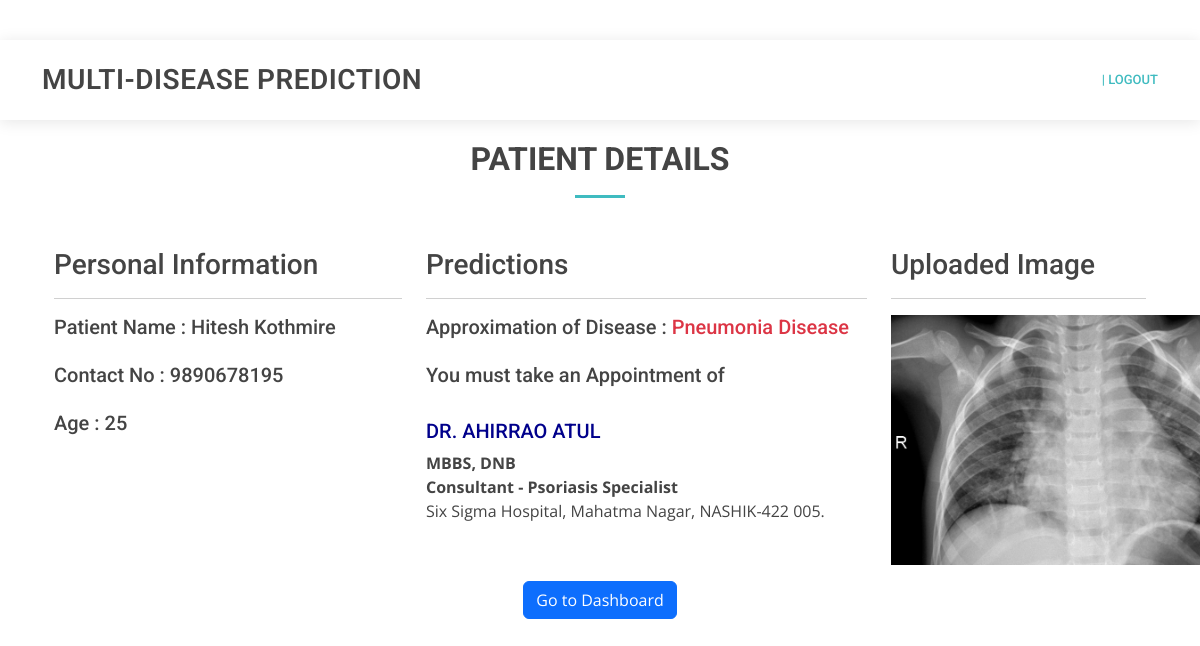
The app's page /result_mri (signed in) with its own data.
### app/models.py (models this page shows, shortened)
class mri_patient_data(models.Model):
    patient_first_name = models.CharField(max_length=50)
    patient_last_name = models.CharField(max_length=50)
    patient_contact = models.PositiveIntegerField()
    patient_age = models.PositiveIntegerField()
    uploaded_mri = models.ImageField()
    prediction = models.CharField(max_length=50)
    doctor = models.CharField(max_length=500)
    date = models.DateField()

class doctors_data(models.Model):
    doctor_name = models.CharField(max_length=50)
    education = models.CharField(max_length=200)
    consultant = models.CharField(max_length=200)
    disease = models.CharField(max_length=50)
    hospital_name = models.CharField(max_length=500)

### app/views.py (the view)
# urls.py: path("result_mri", views.result_mri, name= "result_mri"),
@login_required(login_url="log_in")
@cache_control(no_cache = True, must_revalidate = True, no_store = True)
def result_mri(request):
    doctor_data = doctors_data.objects.all()
    patient_data = mri_patient_data.objects.last()
    context = {
        'fname': request.user.first_name,
        'patient_data' : patient_data,
        'doctor_data' : doctor_data,
    }
    return render(request, "result_mri.html", context)

### templates/result_mri.html (shortened to what this page needs)
{% extends 'base.html' %}
{% block body %}
{% if user.is_authenticated %}
<main id="main">
    <section id="register" class="contact">
        <div class="container">
            <div class="section-title">
                <h2>Patient Details</h2>
            </div>
        </div>
        <div class="container">
            <div class="row justify-content-center">
                    <div class="row justify-content-center m-auto">
                        <div class="col-lg-4">
                            <h3>Personal Information</h3>
                            <hr>
                            <div class="form-group mt-3">
                                <label class="form-group">
                                    <h5>Patient Name : {{patient_data.patient_first_name}} {{patient_data.patient_last_name}} </h5>
                                </label>
                            </div>
                            <div class="form-group mt-3">
                                <label class="form-group" >
                                    <h5>Contact No : {{patient_data.patient_contact}}</h5>
                                </label>
                            </div>
                            <div class="form-group mt-3">
                                <label class="form-group" >
                                    <h5>Age : {{patient_data.patient_age}}</h5>
                                </label>
                            </div>
                        </div>
                        <div class="col-lg-5">
                            <h3>Predictions</h3>
                            <hr>
                            <div class="form-group mt-3">
                                <label class="form-group" >
                                    {% if patient_data.prediction == "Normal CT Scan" or patient_data.prediction == "Normal X-ray" %}
                                    <h5>Approximation of Disease : <span class="text-success">{{patient_data.prediction}}</span> </h5>
                                    {% else %}
                                    <h5>Approximation of Disease : <span class="text-danger">{{patient_data.prediction}}</span> </h5>
                                    {% endif %}
                                </label>
                            </div>
                            {% for doctor in doctor_data %}
                                {% if patient_data.doctor == doctor.doctor_name %}
                                <div class="form-group mt-3">
                                    <label class="form-group">
                                        <h5>You must take an Appointment of </h5> <br>
                                        <h5 style="color: darkblue;">{{patient_data.doctor}}</h5>
                                        <p> <b> {{doctor.education}} </b><br>
                                            <b>Consultant - {{doctor.consultant}} </b> <br>
                                            {{doctor.hospital_name}}
                                        </p>
                                    </label>
                                </div>
                                {% endif %}
                            {% endfor %}
                        </div>
                        <div class="col-lg-3">
                            <h3>Uploaded Image</h3>
                            <hr>
                            <img src="{{patient_data.uploaded_mri.url}}" alt="" height="250px">
                        </div>
                        <div class="text-center mt-3">
                            <a class="btn btn-primary" type="button" href="dashboard">Go to Dashboard</a>
                        </div>
                    </div>
            </div>
        </div>
    </section>
</main>
{% endif %}
{% endblock body %}

### templates/base.html (shortened to what this page needs)
<!DOCTYPE html>
<html lang="en">
<head>
  <link href="static/vendor/fontawesome-free/css/all.min.css" rel="stylesheet">
  <link href="static/vendor/animate.css/animate.min.css" rel="stylesheet">
  <link href="static/vendor/aos/aos.css" rel="stylesheet">
  <link href="static/vendor/bootstrap/css/bootstrap.min.css" rel="stylesheet">
  <link href="static/vendor/bootstrap-icons/bootstrap-icons.css" rel="stylesheet">
  <link href="static/vendor/boxicons/css/boxicons.min.css" rel="stylesheet">
  <link href="static/vendor/glightbox/css/glightbox.min.css" rel="stylesheet">
  <link href="static/vendor/swiper/swiper-bundle.min.css" rel="stylesheet">
  <link href="static/css/style.css" rel="stylesheet">
</head>
<body>
  <header id="header" class="fixed-top">
    <div class="container d-flex align-items-center">
      <h1 class="logo me-auto">Multi-Disease Prediction</h1>
      <nav id="navbar" class="navbar order-last order-lg-0">
        <ul>
          {% if user.is_authenticated %}
          <li><a class="nav-link scrollto active" href="log_out">{{fname}} | Logout</a></li>
          {% endif %}
    </div>
  </header>
  {% block body %}
  {% endblock body %}
</body>
</html>

### static/css/style.css (style rules this page uses)
body { font-family: "Open Sans", sans-serif; color: #444444; }
a { color: #3fbbc0; text-decoration: none; }
h1, h2, h3, h4, h5, h6 { font-family: "Roboto", sans-serif; }
#header { background: #fff; transition: all 0.5s; z-index: 997; padding: 20px 0; top: 40px; box-shadow: 0px 2px 15px rgba(0, 0, 0, 0.1); }
#header .logo { font-size: 28px; margin: 0; padding: 0; line-height: 1; font-weight: 600; letter-spacing: 0.5px; text-transform: uppercase; }
.navbar { padding: 0; }
.navbar ul { margin: 0; padding: 0; display: flex; list-style: none; align-items: center; }
.navbar li { position: relative; }
.navbar a, .navbar a:focus { display: flex; align-items: center; justify-content: space-between; padding: 10px 0 10px 30px; font-family: "Roboto", sans-serif; font-size: 13px; color: #626262; white-space: nowrap; transition: 0.3s; text-transform: uppercase; font-weight: 500; }
.navbar a:hover, .navbar .active, .navbar .active:focus, .navbar li:hover>a { color: #3fbbc0; }
section { padding: 60px 0; overflow: hidden; }
.section-title { text-align: center; padding-bottom: 30px; padding-top: 80px; }
.section-title h2 { font-size: 32px; font-weight: bold; text-transform: uppercase; margin-bottom: 20px; padding-bottom: 20px; position: relative; }
.section-title h2::after { content: ""; position: absolute; display: block; width: 50px; height: 3px; background: #3fbbc0; bottom: 0; left: calc(50% - 25px); }

### records on screen
mri_patient_data: patient_first_name "Hitesh", patient_last_name "Kothmire", patient_contact "9890678195", patient_age "25", prediction "Pneumonia Disease", doctor "DR. AHIRRAO ATUL", uploaded_mri (picture)
doctors_data: education "MBBS, DNB", consultant "Psoriasis Specialist", hospital_name "Six Sigma Hospital, Mahatma Nagar, NASHIK-422 005."
